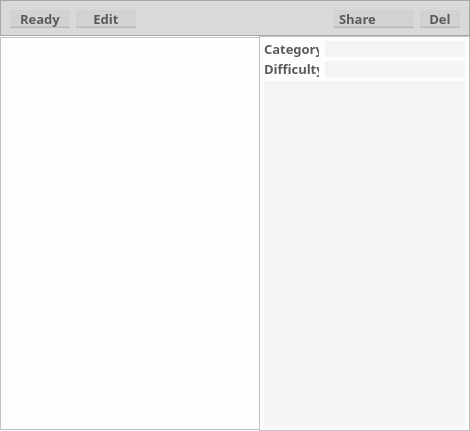
<?xml version="1.0" encoding="UTF-8"?>
<ui version="4.0">
 <class>Card_Window</class>
 <widget class="QDialog" name="Card_Window">
  <property name="geometry">
   <rect>
    <x>0</x>
    <y>0</y>
    <width>470</width>
    <height>431</height>
   </rect>
  </property>
  <property name="minimumSize">
   <size>
    <width>470</width>
    <height>431</height>
   </size>
  </property>
  <property name="maximumSize">
   <size>
    <width>470</width>
    <height>431</height>
   </size>
  </property>
  <property name="windowTitle">
   <string>Dialog</string>
  </property>
  <property name="styleSheet">
   <string notr="true">background-color: rgb(253, 253, 253);</string>
  </property>
  <layout class="QVBoxLayout" name="verticalLayout">
   <property name="spacing">
    <number>0</number>
   </property>
   <property name="leftMargin">
    <number>0</number>
   </property>
   <property name="topMargin">
    <number>0</number>
   </property>
   <property name="rightMargin">
    <number>0</number>
   </property>
   <property name="bottomMargin">
    <number>0</number>
   </property>
   <item>
    <widget class="QFrame" name="frame_for_buttons">
     <property name="minimumSize">
      <size>
       <width>0</width>
       <height>36</height>
      </size>
     </property>
     <property name="maximumSize">
      <size>
       <width>16777215</width>
       <height>36</height>
      </size>
     </property>
     <property name="styleSheet">
      <string notr="true">background-color: rgb(217, 217, 217);</string>
     </property>
     <property name="frameShape">
      <enum>QFrame::StyledPanel</enum>
     </property>
     <property name="frameShadow">
      <enum>QFrame::Raised</enum>
     </property>
     <layout class="QHBoxLayout" name="horizontalLayout_2">
      <item>
       <layout class="QHBoxLayout" name="Layout_buttons">
        <item>
         <widget class="QPushButton" name="But_flag">
          <property name="minimumSize">
           <size>
            <width>60</width>
            <height>18</height>
           </size>
          </property>
          <property name="maximumSize">
           <size>
            <width>60</width>
            <height>18</height>
           </size>
          </property>
          <property name="font">
           <font>
            <family>Bahnschrift</family>
            <pointsize>10</pointsize>
            <weight>75</weight>
            <bold>true</bold>
           </font>
          </property>
          <property name="styleSheet">
           <string notr="true">QPushButton {
color: rgb(90, 90, 90);
	background-color: qlineargradient(spread:pad, x1:1, y1:0.914773, x2:1, y2:1, stop:0 rgba(210, 210, 210, 255), stop:0.0454545 rgba(184, 184, 184, 255));
border-width: 0px;
border-radius: 0px;
}

QPushButton:hover {
	background-color: qlineargradient(spread:pad, x1:1, y1:0.914773, x2:1, y2:1, stop:0 rgba(200, 200, 200, 255), stop:0.0454545 rgba(184, 184, 184, 255));
}

QPushButton:pressed {
	background-color: qlineargradient(spread:pad, x1:1, y1:0.914773, x2:1, y2:1, stop:0 rgba(190, 190, 190, 255), stop:0.0454545 rgba(184, 184, 184, 255));
}

QPushButton:disabled {
	background-color: qlineargradient(spread:pad, x1:1, y1:0.914773, x2:1, y2:1, stop:0 rgba(190, 190, 190, 255), stop:0.0454545 rgba(184, 184, 184, 255));
}</string>
          </property>
          <property name="text">
           <string>Ready</string>
          </property>
          <property name="icon">
           <iconset resource="resCardWindow.qrc">
            <normaloff>:/icons/for_app_ui_card/icons8-ок-128.png</normaloff>:/icons/for_app_ui_card/icons8-ок-128.png</iconset>
          </property>
         </widget>
        </item>
        <item>
         <widget class="QPushButton" name="But_edit">
          <property name="minimumSize">
           <size>
            <width>60</width>
            <height>18</height>
           </size>
          </property>
          <property name="maximumSize">
           <size>
            <width>60</width>
            <height>18</height>
           </size>
          </property>
          <property name="font">
           <font>
            <family>Bahnschrift</family>
            <pointsize>10</pointsize>
            <weight>75</weight>
            <bold>true</bold>
           </font>
          </property>
          <property name="styleSheet">
           <string notr="true">QPushButton {
color: rgb(90, 90, 90);
	background-color: qlineargradient(spread:pad, x1:1, y1:0.914773, x2:1, y2:1, stop:0 rgba(210, 210, 210, 255), stop:0.0454545 rgba(184, 184, 184, 255));
border-width: 0px;
border-radius: 0px;
}

QPushButton:hover {
	background-color: qlineargradient(spread:pad, x1:1, y1:0.914773, x2:1, y2:1, stop:0 rgba(200, 200, 200, 255), stop:0.0454545 rgba(184, 184, 184, 255));
}

QPushButton:pressed {
	background-color: qlineargradient(spread:pad, x1:1, y1:0.914773, x2:1, y2:1, stop:0 rgba(190, 190, 190, 255), stop:0.0454545 rgba(184, 184, 184, 255));
}

QPushButton:disabled {
	background-color: qlineargradient(spread:pad, x1:1, y1:0.914773, x2:1, y2:1, stop:0 rgba(190, 190, 190, 255), stop:0.0454545 rgba(184, 184, 184, 255));
}</string>
          </property>
          <property name="text">
           <string>Edit</string>
          </property>
          <property name="icon">
           <iconset resource="resCardWindow.qrc">
            <normaloff>:/icons/for_app_ui_card/icons8-настройки-128.png</normaloff>:/icons/for_app_ui_card/icons8-настройки-128.png</iconset>
          </property>
         </widget>
        </item>
        <item>
         <spacer name="horizontalSpacer">
          <property name="orientation">
           <enum>Qt::Horizontal</enum>
          </property>
          <property name="sizeHint" stdset="0">
           <size>
            <width>40</width>
            <height>20</height>
           </size>
          </property>
         </spacer>
        </item>
        <item>
         <widget class="QComboBox" name="But_share">
          <property name="minimumSize">
           <size>
            <width>80</width>
            <height>18</height>
           </size>
          </property>
          <property name="maximumSize">
           <size>
            <width>75</width>
            <height>18</height>
           </size>
          </property>
          <property name="font">
           <font>
            <family>Bahnschrift</family>
            <pointsize>10</pointsize>
            <weight>75</weight>
            <bold>true</bold>
           </font>
          </property>
          <property name="styleSheet">
           <string notr="true">QComboBox{
color: rgb(90, 90, 90);
width: 0px;
height: 0px;
border: 0px;
	background-color: qlineargradient(spread:pad, x1:1, y1:0.914773, x2:1, y2:1, stop:0 rgba(210, 210, 210, 255), stop:0.0454545 rgba(184, 184, 184, 255));
}

QComboBox:hover {
	background-color: qlineargradient(spread:pad, x1:1, y1:0.914773, x2:1, y2:1, stop:0 rgba(200, 200, 200, 255), stop:0.0454545 rgba(184, 184, 184, 255));
}

QComboBox::drop-down {
width: 0px;
height: 0px;
border: 0px;
}

QComboBox QAbstractItemView {
selection-background-color: rgb(210, 210, 210);
selection-color:  rgb(90, 90, 90);
selection-border-color: rgb(200, 200, 200, 100);
color: rgb(90, 90, 90);
}

QComboBox:disabled {
	background-color: qlineargradient(spread:pad, x1:1, y1:0.914773, x2:1, y2:1, stop:0 rgba(190, 190, 190, 255), stop:0.0454545 rgba(184, 184, 184, 255));
}

</string>
          </property>
          <property name="currentText">
           <string>Share</string>
          </property>
          <property name="iconSize">
           <size>
            <width>16</width>
            <height>16</height>
           </size>
          </property>
          <item>
           <property name="text">
            <string>Share</string>
           </property>
           <property name="icon">
            <iconset resource="resCardWindow.qrc">
             <normaloff>:/icons/for_app_ui_card/icons8-внешняя-ссылка-128.png</normaloff>:/icons/for_app_ui_card/icons8-внешняя-ссылка-128.png</iconset>
           </property>
          </item>
          <item>
           <property name="text">
            <string>Card</string>
           </property>
          </item>
          <item>
           <property name="text">
            <string>Category</string>
           </property>
          </item>
          <item>
           <property name="text">
            <string>All</string>
           </property>
          </item>
         </widget>
        </item>
        <item>
         <widget class="QPushButton" name="But_del">
          <property name="minimumSize">
           <size>
            <width>40</width>
            <height>18</height>
           </size>
          </property>
          <property name="maximumSize">
           <size>
            <width>20</width>
            <height>18</height>
           </size>
          </property>
          <property name="font">
           <font>
            <family>Bahnschrift</family>
            <pointsize>10</pointsize>
            <weight>75</weight>
            <bold>true</bold>
           </font>
          </property>
          <property name="styleSheet">
           <string notr="true">QPushButton {
color: rgb(90, 90, 90);
	background-color: qlineargradient(spread:pad, x1:1, y1:0.914773, x2:1, y2:1, stop:0 rgba(210, 210, 210, 255), stop:0.0454545 rgba(184, 184, 184, 255));
border-width: 0px;
border-radius: 0px;
}

QPushButton:hover {
	background-color: qlineargradient(spread:pad, x1:1, y1:0.914773, x2:1, y2:1, stop:0 rgba(200, 200, 200, 255), stop:0.0454545 rgba(184, 184, 184, 255));
}

QPushButton:pressed {
	background-color: qlineargradient(spread:pad, x1:1, y1:0.914773, x2:1, y2:1, stop:0 rgba(190, 190, 190, 255), stop:0.0454545 rgba(184, 184, 184, 255));
}

QPushButton:disabled {
	background-color: qlineargradient(spread:pad, x1:1, y1:0.914773, x2:1, y2:1, stop:0 rgba(190, 190, 190, 255), stop:0.0454545 rgba(184, 184, 184, 255));
}</string>
          </property>
          <property name="text">
           <string>Del</string>
          </property>
          <property name="icon">
           <iconset resource="resCardWindow.qrc">
            <normaloff>:/icons/for_app_ui_card/icons8-мусор-128.png</normaloff>:/icons/for_app_ui_card/icons8-мусор-128.png</iconset>
          </property>
         </widget>
        </item>
       </layout>
      </item>
     </layout>
    </widget>
   </item>
   <item>
    <layout class="QHBoxLayout" name="horizontalLayout">
     <property name="spacing">
      <number>0</number>
     </property>
     <item>
      <widget class="QFrame" name="Frame_Picture">
       <property name="minimumSize">
        <size>
         <width>261</width>
         <height>393</height>
        </size>
       </property>
       <property name="maximumSize">
        <size>
         <width>261</width>
         <height>393</height>
        </size>
       </property>
       <property name="frameShape">
        <enum>QFrame::StyledPanel</enum>
       </property>
       <property name="frameShadow">
        <enum>QFrame::Raised</enum>
       </property>
       <layout class="QVBoxLayout" name="verticalLayout_2">
        <property name="spacing">
         <number>0</number>
        </property>
        <property name="leftMargin">
         <number>8</number>
        </property>
        <property name="topMargin">
         <number>8</number>
        </property>
        <property name="rightMargin">
         <number>8</number>
        </property>
        <property name="bottomMargin">
         <number>8</number>
        </property>
        <item>
         <widget class="QLabel" name="label_Picture">
          <property name="minimumSize">
           <size>
            <width>243</width>
            <height>375</height>
           </size>
          </property>
          <property name="maximumSize">
           <size>
            <width>243</width>
            <height>375</height>
           </size>
          </property>
          <property name="text">
           <string/>
          </property>
          <property name="scaledContents">
           <bool>true</bool>
          </property>
         </widget>
        </item>
       </layout>
      </widget>
     </item>
     <item>
      <widget class="QFrame" name="Frame_TextBrowser">
       <property name="frameShape">
        <enum>QFrame::StyledPanel</enum>
       </property>
       <property name="frameShadow">
        <enum>QFrame::Raised</enum>
       </property>
       <layout class="QVBoxLayout" name="verticalLayout_3">
        <property name="spacing">
         <number>4</number>
        </property>
        <property name="leftMargin">
         <number>4</number>
        </property>
        <property name="topMargin">
         <number>4</number>
        </property>
        <property name="rightMargin">
         <number>4</number>
        </property>
        <property name="bottomMargin">
         <number>4</number>
        </property>
        <item>
         <layout class="QHBoxLayout" name="horizontalLayout_3">
          <property name="spacing">
           <number>6</number>
          </property>
          <property name="leftMargin">
           <number>0</number>
          </property>
          <property name="rightMargin">
           <number>0</number>
          </property>
          <item>
           <widget class="QLabel" name="Label_category">
            <property name="sizePolicy">
             <sizepolicy hsizetype="Fixed" vsizetype="Fixed">
              <horstretch>0</horstretch>
              <verstretch>0</verstretch>
             </sizepolicy>
            </property>
            <property name="minimumSize">
             <size>
              <width>55</width>
              <height>16</height>
             </size>
            </property>
            <property name="maximumSize">
             <size>
              <width>50</width>
              <height>16</height>
             </size>
            </property>
            <property name="font">
             <font>
              <family>Bahnschrift</family>
              <pointsize>10</pointsize>
              <weight>75</weight>
              <bold>true</bold>
             </font>
            </property>
            <property name="styleSheet">
             <string notr="true">color: rgb(90, 90, 90);</string>
            </property>
            <property name="text">
             <string>Сategory:</string>
            </property>
           </widget>
          </item>
          <item>
           <widget class="QLineEdit" name="LineEdit_category">
            <property name="sizePolicy">
             <sizepolicy hsizetype="Fixed" vsizetype="Fixed">
              <horstretch>0</horstretch>
              <verstretch>0</verstretch>
             </sizepolicy>
            </property>
            <property name="minimumSize">
             <size>
              <width>140</width>
              <height>16</height>
             </size>
            </property>
            <property name="maximumSize">
             <size>
              <width>100</width>
              <height>16</height>
             </size>
            </property>
            <property name="font">
             <font>
              <family>Bahnschrift</family>
              <pointsize>10</pointsize>
             </font>
            </property>
            <property name="styleSheet">
             <string notr="true">border: 0px;
border-color: rgb(90, 90, 90);
color: rgb(90, 90, 90);
background-color: rgb(244, 244, 244);</string>
            </property>
            <property name="readOnly">
             <bool>true</bool>
            </property>
           </widget>
          </item>
         </layout>
        </item>
        <item>
         <layout class="QHBoxLayout" name="horizontalLayout_5">
          <property name="spacing">
           <number>6</number>
          </property>
          <property name="leftMargin">
           <number>0</number>
          </property>
          <property name="rightMargin">
           <number>0</number>
          </property>
          <item>
           <widget class="QLabel" name="Label_difficulty">
            <property name="sizePolicy">
             <sizepolicy hsizetype="Fixed" vsizetype="Fixed">
              <horstretch>0</horstretch>
              <verstretch>0</verstretch>
             </sizepolicy>
            </property>
            <property name="minimumSize">
             <size>
              <width>55</width>
              <height>16</height>
             </size>
            </property>
            <property name="maximumSize">
             <size>
              <width>50</width>
              <height>16</height>
             </size>
            </property>
            <property name="font">
             <font>
              <family>Bahnschrift</family>
              <pointsize>10</pointsize>
              <weight>75</weight>
              <bold>true</bold>
             </font>
            </property>
            <property name="styleSheet">
             <string notr="true">color: rgb(90, 90, 90);</string>
            </property>
            <property name="text">
             <string>Difficulty:</string>
            </property>
           </widget>
          </item>
          <item>
           <widget class="QComboBox" name="ComboBox_difficulty">
            <property name="enabled">
             <bool>true</bool>
            </property>
            <property name="sizePolicy">
             <sizepolicy hsizetype="Fixed" vsizetype="Fixed">
              <horstretch>0</horstretch>
              <verstretch>0</verstretch>
             </sizepolicy>
            </property>
            <property name="minimumSize">
             <size>
              <width>140</width>
              <height>16</height>
             </size>
            </property>
            <property name="maximumSize">
             <size>
              <width>100</width>
              <height>16</height>
             </size>
            </property>
            <property name="font">
             <font>
              <family>Bahnschrift</family>
              <pointsize>10</pointsize>
              <weight>75</weight>
              <bold>true</bold>
             </font>
            </property>
            <property name="styleSheet">
             <string notr="true">QComboBox{
color: rgb(90, 90, 90);
width: 0px;
height: 0px;
border: 0px;
background-color: rgb(244, 244, 244);
}

QComboBox::drop-down {
width: 0px;
height: 0px;
border: 0px;
}

QComboBox QAbstractItemView {
selection-background-color: rgb(244, 244, 244);
selection-color:  rgb(90, 90, 90);
color: rgb(90, 90, 90);
}</string>
            </property>
            <property name="editable">
             <bool>true</bool>
            </property>
            <property name="iconSize">
             <size>
              <width>150</width>
              <height>150</height>
             </size>
            </property>
            <item>
             <property name="text">
              <string> </string>
             </property>
             <property name="icon">
              <iconset resource="resCardWindow.qrc">
               <normaloff>:/icons/for_app_ui_card/star_1.png</normaloff>:/icons/for_app_ui_card/star_1.png</iconset>
             </property>
            </item>
            <item>
             <property name="text">
              <string> </string>
             </property>
             <property name="icon">
              <iconset resource="resCardWindow.qrc">
               <normaloff>:/icons/for_app_ui_card/star_2.png</normaloff>:/icons/for_app_ui_card/star_2.png</iconset>
             </property>
            </item>
            <item>
             <property name="text">
              <string> </string>
             </property>
             <property name="icon">
              <iconset resource="resCardWindow.qrc">
               <normaloff>:/icons/for_app_ui_card/star_3.png</normaloff>:/icons/for_app_ui_card/star_3.png</iconset>
             </property>
            </item>
            <item>
             <property name="text">
              <string> </string>
             </property>
             <property name="icon">
              <iconset resource="resCardWindow.qrc">
               <normaloff>:/icons/for_app_ui_card/star_4.png</normaloff>:/icons/for_app_ui_card/star_4.png</iconset>
             </property>
            </item>
            <item>
             <property name="text">
              <string> </string>
             </property>
             <property name="icon">
              <iconset resource="resCardWindow.qrc">
               <normaloff>:/icons/for_app_ui_card/star_5.png</normaloff>:/icons/for_app_ui_card/star_5.png</iconset>
             </property>
            </item>
           </widget>
          </item>
         </layout>
        </item>
        <item>
         <widget class="QTextBrowser" name="TextBrowser_task">
          <property name="enabled">
           <bool>true</bool>
          </property>
          <property name="maximumSize">
           <size>
            <width>16777215</width>
            <height>365</height>
           </size>
          </property>
          <property name="font">
           <font>
            <family>Bahnschrift</family>
            <pointsize>10</pointsize>
            <weight>50</weight>
            <bold>false</bold>
           </font>
          </property>
          <property name="styleSheet">
           <string notr="true">border: 0px;
border-color: rgb(90, 90, 90);
color: rgb(90, 90, 90);
background-color: rgb(244, 244, 244);
</string>
          </property>
          <property name="lineWidth">
           <number>1</number>
          </property>
          <property name="autoFormatting">
           <set>QTextEdit::AutoNone</set>
          </property>
          <property name="lineWrapColumnOrWidth">
           <number>0</number>
          </property>
          <property name="readOnly">
           <bool>true</bool>
          </property>
          <property name="html">
           <string>&lt;!DOCTYPE HTML PUBLIC &quot;-//W3C//DTD HTML 4.0//EN&quot; &quot;http://www.w3.org/TR/REC-html40/strict.dtd&quot;&gt;
&lt;html&gt;&lt;head&gt;&lt;meta name=&quot;qrichtext&quot; content=&quot;1&quot; /&gt;&lt;style type=&quot;text/css&quot;&gt;
p, li { white-space: pre-wrap; }
&lt;/style&gt;&lt;/head&gt;&lt;body style=&quot; font-family:'Bahnschrift'; font-size:10pt; font-weight:400; font-style:normal;&quot;&gt;
&lt;p style=&quot;-qt-paragraph-type:empty; margin-top:0px; margin-bottom:0px; margin-left:0px; margin-right:0px; -qt-block-indent:0; text-indent:0px;&quot;&gt;&lt;br /&gt;&lt;/p&gt;&lt;/body&gt;&lt;/html&gt;</string>
          </property>
          <property name="overwriteMode">
           <bool>false</bool>
          </property>
          <property name="tabStopDistance">
           <double>20.000000000000000</double>
          </property>
         </widget>
        </item>
       </layout>
      </widget>
     </item>
    </layout>
   </item>
  </layout>
 </widget>
 <resources>
  <include location="resCardWindow.qrc"/>
 </resources>
 <connections/>
</ui>
